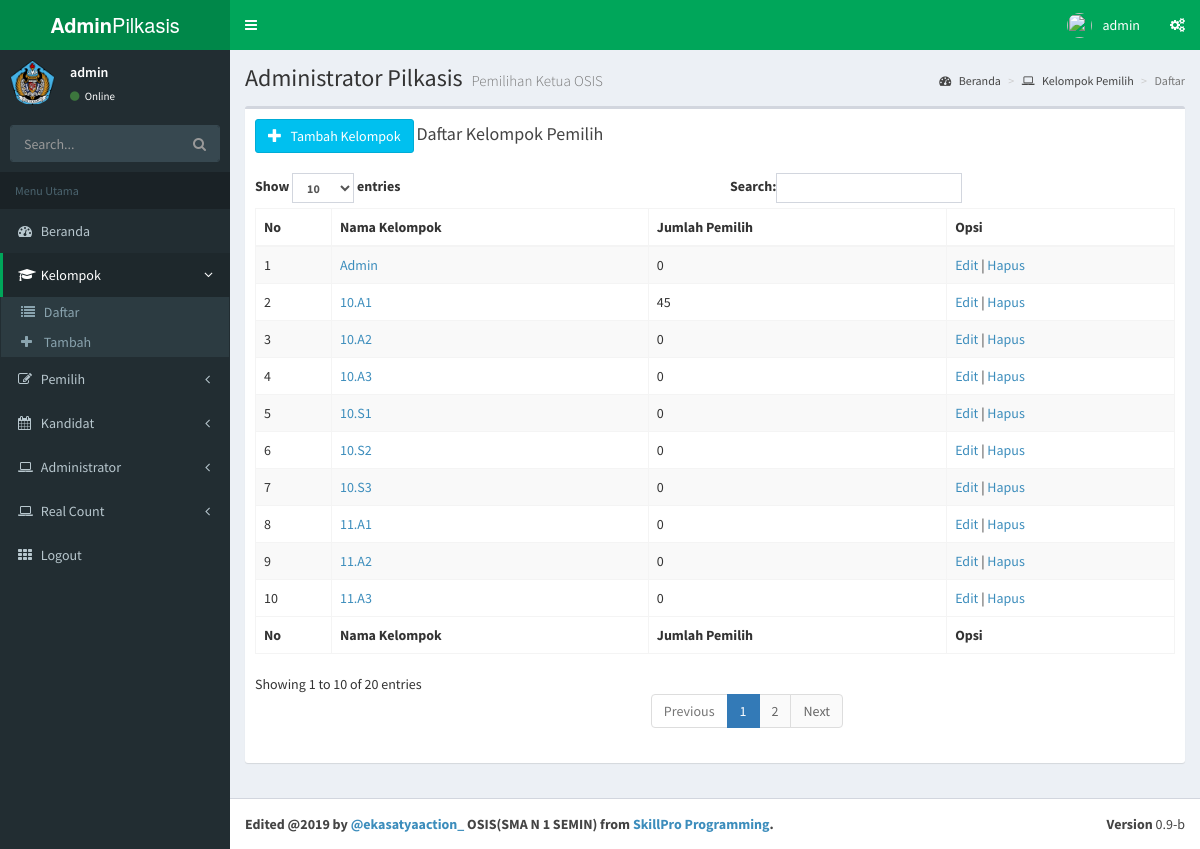
/admin/index.php?m=kelompok (signed in), run on the app's committed database.
### tables this page shows
CREATE TABLE `groups` (
  `no_col` int(11) NOT NULL,
  `id_group` int(11) NOT NULL,
  `nama_group` varchar(32) NOT NULL
);

### admin/modul/kelompok/tampil.php (the view)
<?php include "atas.php"; ?>
<div class="content-wrapper">
  <section class="content-header">
    <h1>
      Administrator Pilkasis
      <small>Pemilihan Ketua OSIS</small>
    </h1>
    <ol class="breadcrumb">
      <li><a href="."><i class="fa fa-dashboard"></i> Beranda</a></li>
      <li><a href="?m=kelas"><i class="fa fa-laptop"></i> Kelompok Pemilih</a></li>
      <li class="active">Daftar</li>
    </ol>
  </section>
  <section class="content">
    <div class="row">
      <div class="col-xs-12">
        <div class="box">
          <div class="box-header">
            <a href="?m=kelas&s=tambah" class="btn btn-large btn-info"><i class="glyphicon glyphicon-plus"></i> &nbsp; Tambah Kelompok</a>
            <h3 class="box-title">Daftar Kelompok Pemilih</h3>
          </div>
          <div class="box-body">
            <table id="pilkasis1" class="table table-bordered table-hover table-striped">
              <thead>
                <tr>
                  <th>No</th>
                  <th>Nama Kelompok</th>
                  <th>Jumlah Pemilih</th>
                  <th>Opsi</th>
                </tr>
              </thead>
              <tbody>
                <?php
                include "../sambungan.php";
                $sql = "SELECT * FROM groups ORDER BY id_group";
                $query = mysqli_query($koneksi, $sql);
                if (mysqli_num_rows($query) == 0) {
                  echo "<td colspan='6'>Data Masih Kosong</td>";
                } else {
                  $no = 1;
                  while ($r = mysqli_fetch_assoc($query)) {
                    echo "<tr>";
                    echo "<td>$no</td>";
                    echo "<td><a href='?m=pemilih&s=detail&id=" . $r['id_group'] . "'>" . $r['nama_group'] . "</a></td>";
                    $count_query = "SELECT count(1) as count_pemilih FROM pemilih WHERE group_id=" . $r['id_group'];
                    $rQ = mysqli_query($koneksi, $count_query);
                    $arr = mysqli_fetch_array($rQ);
                    echo "<td>" . $arr['count_pemilih'] . "</td>";
                    echo '<td><a href="index.php?m=pemilih&s=edit&id=' . $r['id_group'] . '">Edit</a> | <a href="index.php?m=pemilih&s=hapus&id=' . $r['id_group'] . '" onclick="return confirm(\'Yakin Akan dihapus?\')">Hapus</a></td>';
                    echo "</tr>";
                    $no++;
                  }
                }
                ?>
              </tbody>
              <tfoot>
                <tr>
                  <th>No</th>
                  <th>Nama Kelompok</th>
                  <th>Jumlah Pemilih</th>
                  <th>Opsi</th>
                </tr>
              </tfoot>
            </table>
          </div>
        </div>
      </div>
    </div>
  </section>
  <?php include "bawah.php"; ?>

### data on the page
groups: nama_group "Admin", count_pemilih "0"
groups: nama_group "10.A1", count_pemilih "45"
groups: nama_group "10.A2", count_pemilih "0"
groups: nama_group "10.A3", count_pemilih "0"
groups: nama_group "10.S1", count_pemilih "0"
groups: nama_group "10.S2", count_pemilih "0"
groups: nama_group "10.S3", count_pemilih "0"
groups: nama_group "11.A1", count_pemilih "0"
groups: nama_group "11.A2", count_pemilih "0"
groups: nama_group "11.A3", count_pemilih "0"

### other printed values
$_SESSION['admin_username'] "admin"
